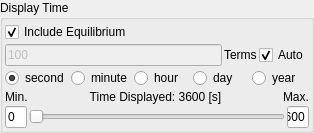
                    <widget class="QGroupBox" name="DisplayTimeBox">
                     <property name="enabled">
                      <bool>true</bool>
                     </property>
                     <property name="sizePolicy">
                      <sizepolicy hsizetype="Expanding" vsizetype="Fixed">
                       <horstretch>0</horstretch>
                       <verstretch>0</verstretch>
                      </sizepolicy>
                     </property>
                     <property name="title">
                      <string>Display Time</string>
                     </property>
                     <property name="checkable">
                      <bool>false</bool>
                     </property>
                     <property name="checked">
                      <bool>false</bool>
                     </property>
                     <layout class="QVBoxLayout" name="verticalLayout_12">
                      <property name="spacing">
                       <number>2</number>
                      </property>
                      <property name="leftMargin">
                       <number>2</number>
                      </property>
                      <property name="topMargin">
                       <number>2</number>
                      </property>
                      <property name="rightMargin">
                       <number>2</number>
                      </property>
                      <property name="bottomMargin">
                       <number>2</number>
                      </property>
                      <item>
                       <widget class="QCheckBox" name="checkBox_equilibrium">
                        <property name="text">
                         <string>Include Equilibrium</string>
                        </property>
                        <property name="checked">
                         <bool>true</bool>
                        </property>
                       </widget>
                      </item>
                      <item>
                       <layout class="QHBoxLayout" name="horizontalLayout_24">
                        <item>
                         <widget class="QLineEdit" name="lineEdit_anal_number_of_terms">
                          <property name="enabled">
                           <bool>false</bool>
                          </property>
                          <property name="toolTip">
                           <string>Set the number of terms in Fourier Series.</string>
                          </property>
                          <property name="text">
                           <string>100</string>
                          </property>
                         </widget>
                        </item>
                        <item>
                         <widget class="QLabel" name="label_anal_number_of_terms">
                          <property name="toolTip">
                           <string>Set the number of terms in Fourier Series.</string>
                          </property>
                          <property name="text">
                           <string>Terms</string>
                          </property>
                         </widget>
                        </item>
                        <item>
                         <widget class="QCheckBox" name="checkBox_anal_number_of_terms">
                          <property name="toolTip">
                           <string>Calculate enough terms in the analytical solution to reach e-12 precision (meaning the next term would lead to a less than e-12 change in the solution)</string>
                          </property>
                          <property name="text">
                           <string>Auto</string>
                          </property>
                          <property name="checked">
                           <bool>true</bool>
                          </property>
                         </widget>
                        </item>
                       </layout>
                      </item>
                      <item>
                       <layout class="QHBoxLayout" name="horizontalLayout_31">
                        <item>
                         <widget class="QRadioButton" name="radioButton_s">
                          <property name="text">
                           <string>second</string>
                          </property>
                          <property name="checked">
                           <bool>true</bool>
                          </property>
                         </widget>
                        </item>
                        <item>
                         <widget class="QRadioButton" name="radioButton_min">
                          <property name="text">
                           <string>minute</string>
                          </property>
                         </widget>
                        </item>
                        <item>
                         <widget class="QRadioButton" name="radioButton_h">
                          <property name="text">
                           <string>hour</string>
                          </property>
                         </widget>
                        </item>
                        <item>
                         <widget class="QRadioButton" name="radioButton_d">
                          <property name="text">
                           <string>day</string>
                          </property>
                         </widget>
                        </item>
                        <item>
                         <widget class="QRadioButton" name="radioButton_y">
                          <property name="text">
                           <string>year</string>
                          </property>
                         </widget>
                        </item>
                       </layout>
                      </item>
                      <item>
                       <layout class="QHBoxLayout" name="horizontalLayout_29">
                        <item>
                         <widget class="QLabel" name="label_time_simple_min">
                          <property name="toolTip">
                           <string>Minimum of Current time</string>
                          </property>
                          <property name="text">
                           <string>Min.</string>
                          </property>
                         </widget>
                        </item>
                        <item>
                         <widget class="CustomLabel" name="label_time_simple">
                          <property name="sizePolicy">
                           <sizepolicy hsizetype="Expanding" vsizetype="Fixed">
                            <horstretch>80</horstretch>
                            <verstretch>0</verstretch>
                           </sizepolicy>
                          </property>
                          <property name="toolTip">
                           <string>Current time</string>
                          </property>
                          <property name="text">
                           <string>Time Displayed: 3600 [s]</string>
                          </property>
                          <property name="alignment">
                           <set>Qt::AlignCenter</set>
                          </property>
                         </widget>
                        </item>
                        <item>
                         <widget class="QLabel" name="label_time_simple_max">
                          <property name="toolTip">
                           <string>Maximum of Current time</string>
                          </property>
                          <property name="text">
                           <string>Max.</string>
                          </property>
                         </widget>
                        </item>
                       </layout>
                      </item>
                      <item>
                       <layout class="QHBoxLayout" name="horizontalLayout_30">
                        <item>
                         <widget class="QLineEdit" name="lineEdit_time_simple_min">
                          <property name="sizePolicy">
                           <sizepolicy hsizetype="Expanding" vsizetype="Minimum">
                            <horstretch>1</horstretch>
                            <verstretch>0</verstretch>
                           </sizepolicy>
                          </property>
                          <property name="toolTip">
                           <string>Minimum of Current time</string>
                          </property>
                          <property name="text">
                           <string>0</string>
                          </property>
                         </widget>
                        </item>
                        <item>
                         <widget class="QSlider" name="horizontalSlider_time_simple">
                          <property name="sizePolicy">
                           <sizepolicy hsizetype="Expanding" vsizetype="Preferred">
                            <horstretch>100</horstretch>
                            <verstretch>0</verstretch>
                           </sizepolicy>
                          </property>
                          <property name="minimum">
                           <number>10</number>
                          </property>
                          <property name="maximum">
                           <number>1000</number>
                          </property>
                          <property name="sliderPosition">
                           <number>10</number>
                          </property>
                          <property name="orientation">
                           <enum>Qt::Horizontal</enum>
                          </property>
                         </widget>
                        </item>
                        <item>
                         <widget class="QLineEdit" name="lineEdit_time_simple_max">
                          <property name="sizePolicy">
                           <sizepolicy hsizetype="Expanding" vsizetype="Minimum">
                            <horstretch>1</horstretch>
                            <verstretch>0</verstretch>
                           </sizepolicy>
                          </property>
                          <property name="toolTip">
                           <string>Maximum of Current time</string>
                          </property>
                          <property name="text">
                           <string>3600</string>
                          </property>
                         </widget>
                        </item>
                       </layout>
                      </item>
                     </layout>
                    </widget>
